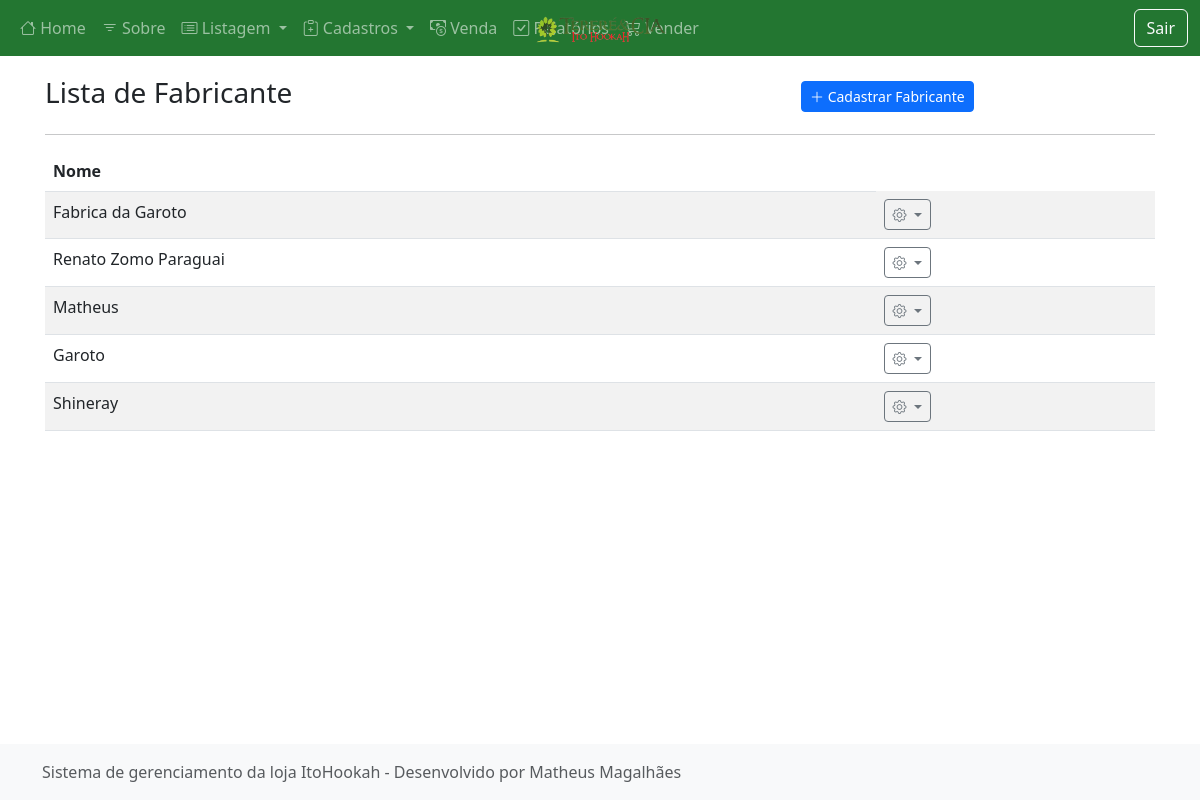
Page /listar/fabricante/ (signed in) on the earlier database version.
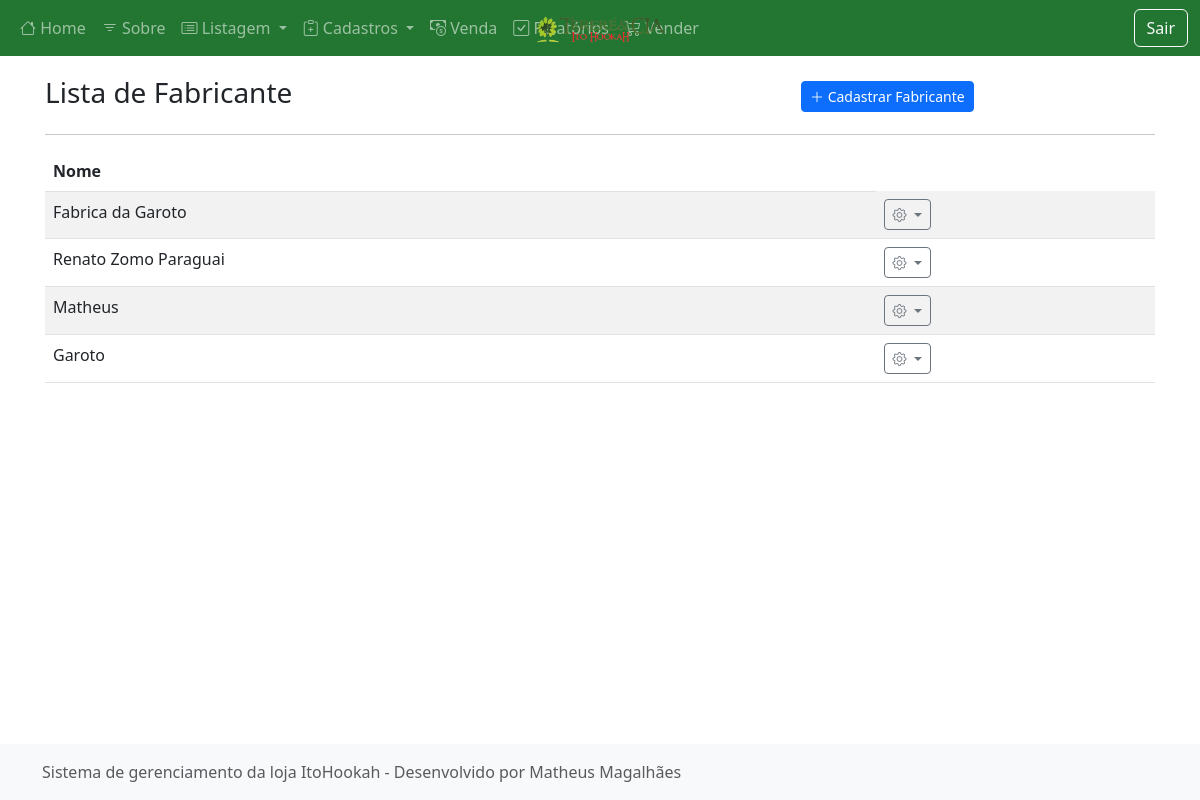
Same page on the later database version.
### cadastros/models.py (models this page shows, shortened)
class Fornecedor(models.Model):
    nome = models.CharField(max_length=50)
    telefone = models.CharField(max_length=15, verbose_name="Telefone")
    documento = models.CharField(max_length=18, help_text="Informe o CNPJ")
    cadastrado_em = models.DateTimeField(auto_now_add=True)
    atualizado_em = models.DateTimeField(auto_now=True)

### cadastros/views.py (the view)
# urls.py: path("listar/fabricante/", FabricanteList.as_view(), name="listar-fabricante"),
class FabricanteList(LoginRequiredMixin, ListView):
    model = Fabricante
    template_name = "cadastros/list/fabricante.html"
    paginate_by = 10
    def get_queryset(self):
        return Fornecedor.objects.all()

### cadastros/templates/cadastros/list/fabricante.html (shortened to what this page needs)
{% extends 'paginas/modelo.html' %}
{% load static %}
{% block conteudo %}
<div class="row justify-content-center align-items-center mt-3">
    <div class="col-md-8">
        <h3 class="">Lista de Fabricante</h3>
    </div>
    <div class="col-md">
        <a href="{% url 'cadastrar-fabricante' %}" class="btn btn-primary btn-sm">
            <i class="bi bi-plus-lg"></i>
            Cadastrar Fabricante
        </a>
    </div>
</div>
<hr>
<div class="table-responsive-lg">
    <table class="table table-striped">
        <thead>
            <tr>
                <th>Nome</th>
            </tr>
        </thead>
        <tbody>
            {% for obj in object_list %}
            <tr class="">
                <td>{{ obj.nome }}</td>
                <td>
                    <div class="dropdown">
                        <a class="btn btn-sm btn-outline-secondary dropdown-toggle" href="#" role="button"
                            data-bs-toggle="dropdown" aria-expanded="false">
                            <i class="bi bi-gear"></i>
                        </a>
                    </div>
                </td>
            </tr>
            {% empty %}
            <tr>
                <th colspan="100%">Nenhum registro encontrado.</th>
            </tr>
            {% endfor %}
        </tbody>
    </table>
</div>
{% endblock %}

Differences in the rows shown:
removed Fornecedor: nome "Shineray"
